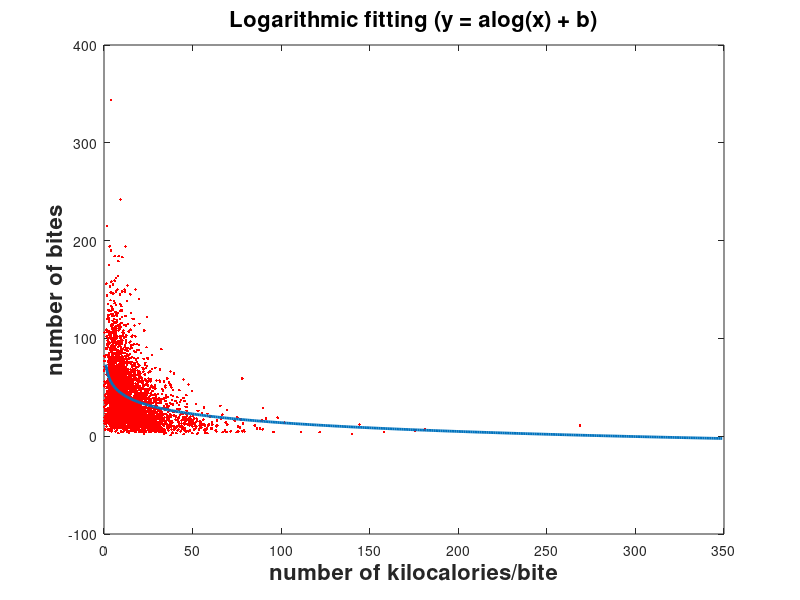
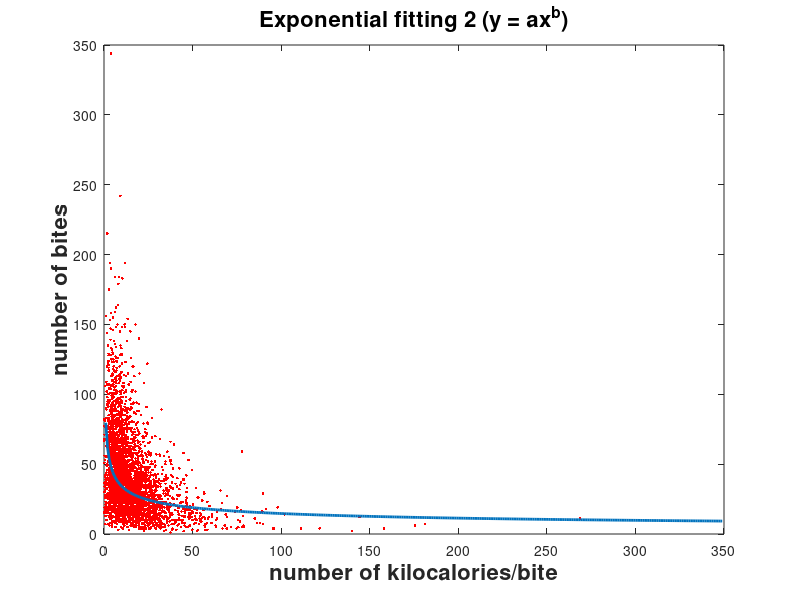
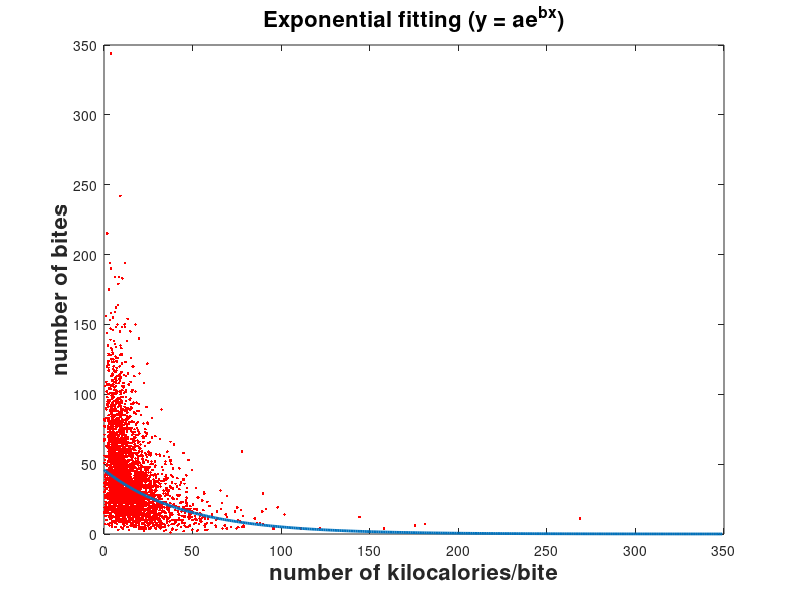
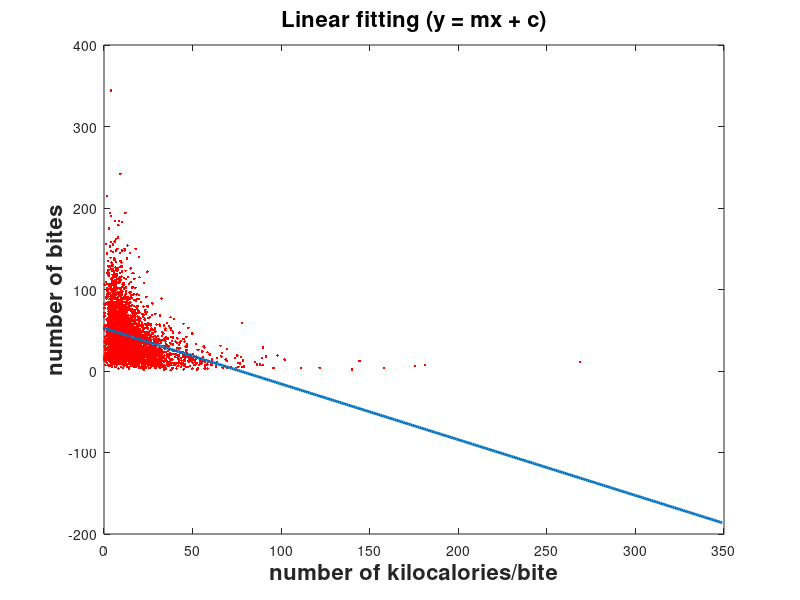

Here is the MATLAB script that generated these plots, in order:
clear all,clc;

fileID = fopen('83people-all-meals.txt', 'r');
formatSpec = '%f %f %f %f';
sizeA = [4 inf];
dat = fscanf(fileID, formatSpec, sizeA);
fclose(fileID);
y_data = dat(3,:)';
x_data = dat(4,:)'./dat(3,:)';
%%%%%%%%%%%%%%%%%%%%
%% Log Model Plot

fileID = fopen('log_model.txt', 'r');
formatSpec = '%f,%f,';
sizeA = [2 inf];
dat_fit = fscanf(fileID, formatSpec, sizeA);
fclose(fileID);
%%%%%%%%%%%%%%%%%%%%
x1 = dat_fit(2,:);
y1 = dat_fit(1,:);

figure(1)
hold on;
plot(x_data , y_data, 'r.');
title("Logarithmic fitting (y = alog(x) + b)", 'FontSize',16,'FontWeight','bold');
xlabel("number of kilocalories/bite", 'FontSize',16,'FontWeight','bold');
ylabel("number of bites",'FontSize',16,'FontWeight','bold');
plot(x1,y1, 'LineWidth',2);
box on;
hold off;
f1 = figure(1);
saveas(f1,"log_plot.emf");

%% x-Exp model plot
clear all, clc;

fileID = fopen('83people-all-meals.txt', 'r');
formatSpec = '%f %f %f %f';
sizeA = [4 inf];
dat = fscanf(fileID, formatSpec, sizeA);
fclose(fileID);
y_data = dat(3,:)';
x_data = dat(4,:)'./dat(3,:)';
%%%%%%%%%%%%%%%%%%%%

fileID = fopen('x_exp_model.txt', 'r');
formatSpec = '%f,%f,';
sizeA = [2 inf];
dat_fit = fscanf(fileID, formatSpec, sizeA);
fclose(fileID);
%%%%%%%%%%%%%%%%%%%%
x1 = dat_fit(2,:);
y1 = dat_fit(1,:);

figure(2)
hold on;
plot(x_data , y_data, 'r.');
title("Exponential fitting 2 (y = ax^b)", 'FontSize',16,'FontWeight','bold');
xlabel("number of kilocalories/bite", 'FontSize',16,'FontWeight','bold');
ylabel("number of bites",'FontSize',16,'FontWeight','bold');
plot(x1,y1, 'LineWidth',2);
box on;
hold off;
f2 = figure(2);
saveas(f2,"x_Exp_plot.emf");

%% Exponential model fitting

clear all, clc;

fileID = fopen('83people-all-meals.txt', 'r');
formatSpec = '%f %f %f %f';
sizeA = [4 inf];
dat = fscanf(fileID, formatSpec, sizeA);
fclose(fileID);
y_data = dat(3,:)';
x_data = dat(4,:)'./dat(3,:)';
%%%%%%%%%%%%%%%%%%%%

fileID = fopen('exp_model.txt', 'r');
formatSpec = '%f,%f,';
sizeA = [2 inf];
dat_fit = fscanf(fileID, formatSpec, sizeA);
fclose(fileID);
%%%%%%%%%%%%%%%%%%%%
x1 = dat_fit(2,:);
y1 = dat_fit(1,:);

figure(3)
hold on;
plot(x_data , y_data, 'r.');
title("Exponential fitting (y = ae^{bx})", 'FontSize',16,'FontWeight','bold');
xlabel("number of kilocalories/bite", 'FontSize',16,'FontWeight','bold');
ylabel("number of bites",'FontSize',16,'FontWeight','bold');
plot(x1,y1, 'LineWidth',2);
box on;
hold off;
f3 = figure(3);
saveas(f3,"Exp_plot.emf");

%% Linear fitting

clear all, clc;

fileID = fopen('83people-all-meals.txt', 'r');
formatSpec = '%f %f %f %f';
sizeA = [4 inf];
dat = fscanf(fileID, formatSpec, sizeA);
fclose(fileID);
y_data = dat(3,:)';
x_data = dat(4,:)'./dat(3,:)';
%%%%%%%%%%%%%%%%%%%%

fileID = fopen('linear_model.txt', 'r');
formatSpec = '%f,%f,';
sizeA = [2 inf];
dat_fit = fscanf(fileID, formatSpec, sizeA);
fclose(fileID);
%%%%%%%%%%%%%%%%%%%%
x1 = dat_fit(2,:);
y1 = dat_fit(1,:);

figure(4)
hold on;
plot(x_data , y_data, 'r.');
title("Linear fitting (y = mx + c)", 'FontSize',16,'FontWeight','bold');
xlabel("number of kilocalories/bite", 'FontSize',16,'FontWeight','bold');
ylabel("number of bites",'FontSize',16,'FontWeight','bold');
plot(x1,y1, 'LineWidth',2);
box on;
hold off;
f4 = figure(4);
saveas(f4,"linear_plot.emf");

%% Inverse model fitting:

clear all, clc;

fileID = fopen('83people-all-meals.txt', 'r');
formatSpec = '%f %f %f %f';
sizeA = [4 inf];
dat = fscanf(fileID, formatSpec, sizeA);
fclose(fileID);
y_data = dat(3,:)';
x_data = dat(4,:)'./dat(3,:)';
%%%%%%%%%%%%%%%%%%%%

fileID = fopen('inv_model.txt', 'r');
formatSpec = '%f,%f,';
sizeA = [2 inf];
dat_fit = fscanf(fileID, formatSpec, sizeA);
fclose(fileID);
%%%%%%%%%%%%%%%%%%%%
x1 = dat_fit(2,:);
y1 = dat_fit(1,:);

figure(5)
hold on;
plot(x_data , y_data, 'r.');
title("Inverse model fitting (y = a/x)", 'FontSize',16,'FontWeight','bold');
xlabel("number of kilocalories/bite", 'FontSize',16,'FontWeight','bold');
ylabel("number of bites",'FontSize',16,'FontWeight','bold');
plot(x1,y1, 'LineWidth',2);
box on;
hold off;
f5 = figure(5);
saveas(f5,"inv_plot.emf");